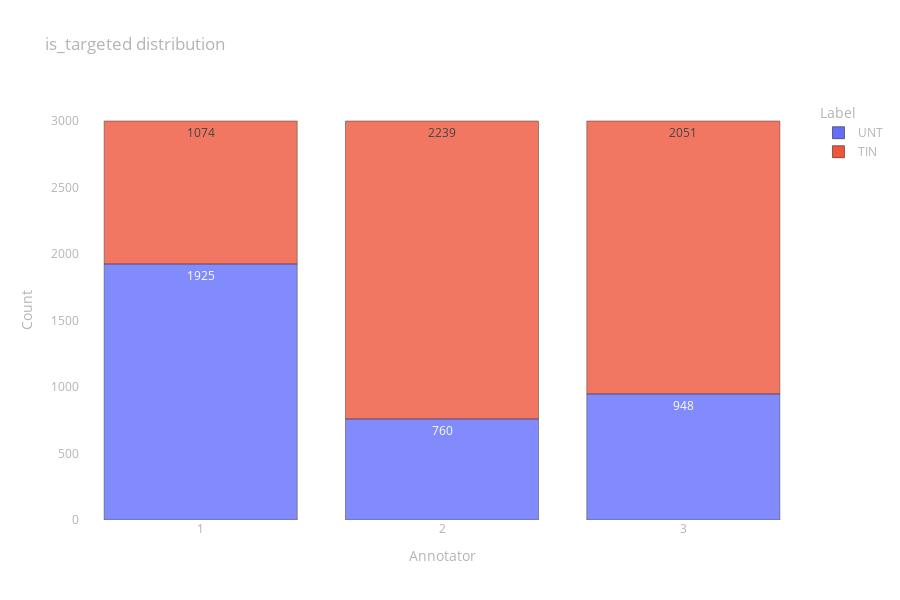

Notebook source saved alongside this figure:
### Code cell
fig = px.bar(
    data_frame=prepare_data_to_px(is_targeted),
    x="Annotator", y="Count", color="Label", opacity=0.8,
    height=600, text="Count", title="is_targeted distribution")

fig.update_layout(layout)

fig.show()

### Figure 1 — Plotly figure (JSON) as saved in the notebook; plotly's stock layout.template omitted (floating-point values rounded to 4 significant figures)
{"data": [{"alignmentgroup": "True", "hovertemplate": "Label=UNT<br>Annotator=%{x}<br>Count=%{text}<extra></extra>", "legendgroup": "UNT", "marker": {"color": "#636efa", "opacity": 0.8, "pattern": {"shape": ""}}, "name": "UNT", "offsetgroup": "UNT", "orientation": "v", "showlegend": true, "text": [1925, 760, 948], "textposition": "auto", "type": "bar", "x": [1, 2, 3], "xaxis": "x", "y": [1925, 760, 948], "yaxis": "y"}, {"alignmentgroup": "True", "hovertemplate": "Label=TIN<br>Annotator=%{x}<br>Count=%{text}<extra></extra>", "legendgroup": "TIN", "marker": {"color": "#EF553B", "opacity": 0.8, "pattern": {"shape": ""}}, "name": "TIN", "offsetgroup": "TIN", "orientation": "v", "showlegend": true, "text": [1074, 2239, 2051], "textposition": "auto", "type": "bar", "x": [1, 2, 3], "xaxis": "x", "y": [1074, 2239, 2051], "yaxis": "y"}], "layout": {"barmode": "relative", "font": {"color": "rgb(180,180,180)"}, "height": 600, "legend": {"title": {"text": "Label"}, "tracegroupgap": 0}, "paper_bgcolor": "rgba(0,0,0,0)", "plot_bgcolor": "rgba(0,0,0,0)", "title": {"text": "is_targeted distribution"}, "xaxis": {"anchor": "y", "domain": [0, 1], "showgrid": false, "title": {"text": "Annotator"}, "type": "category", "zeroline": false}, "yaxis": {"anchor": "x", "domain": [0, 1], "showgrid": false, "title": {"text": "Count"}, "zeroline": false}}}
